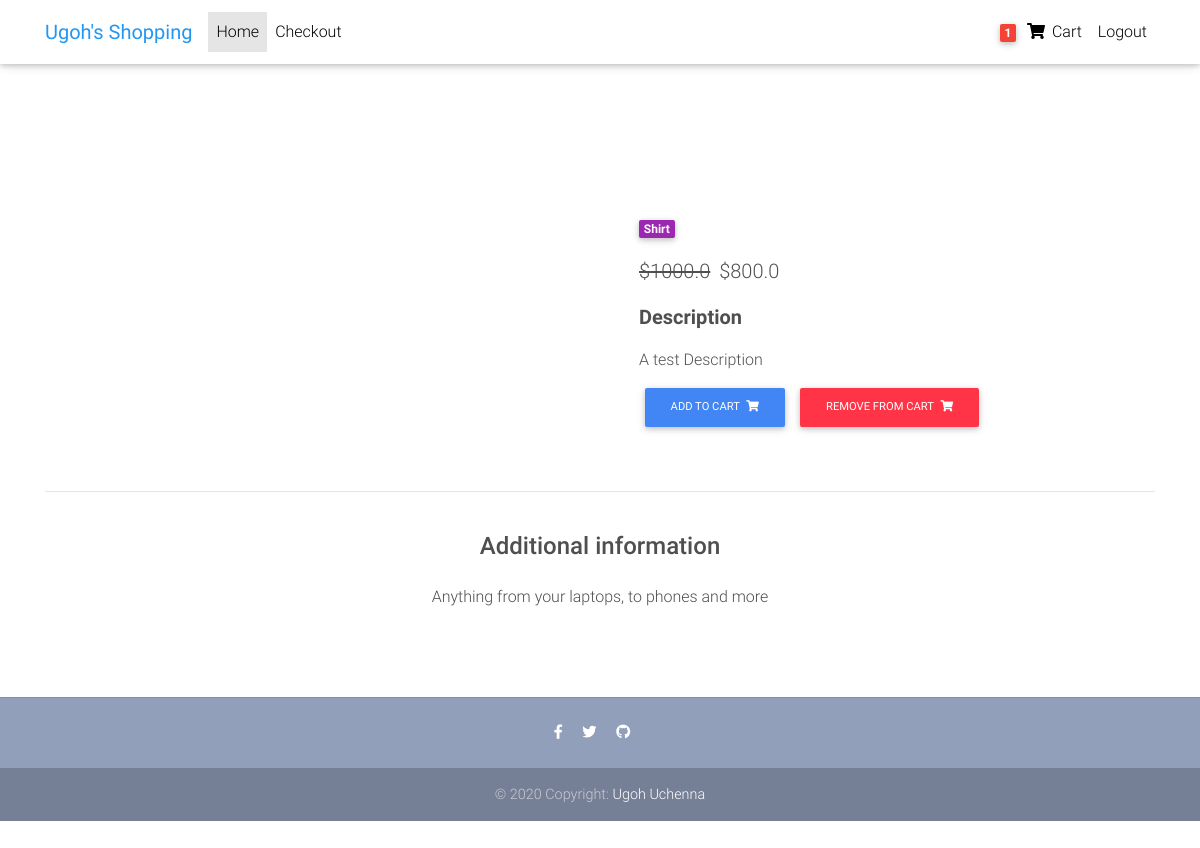
Before: /products/test-product_1 (signed in) with the older database file.
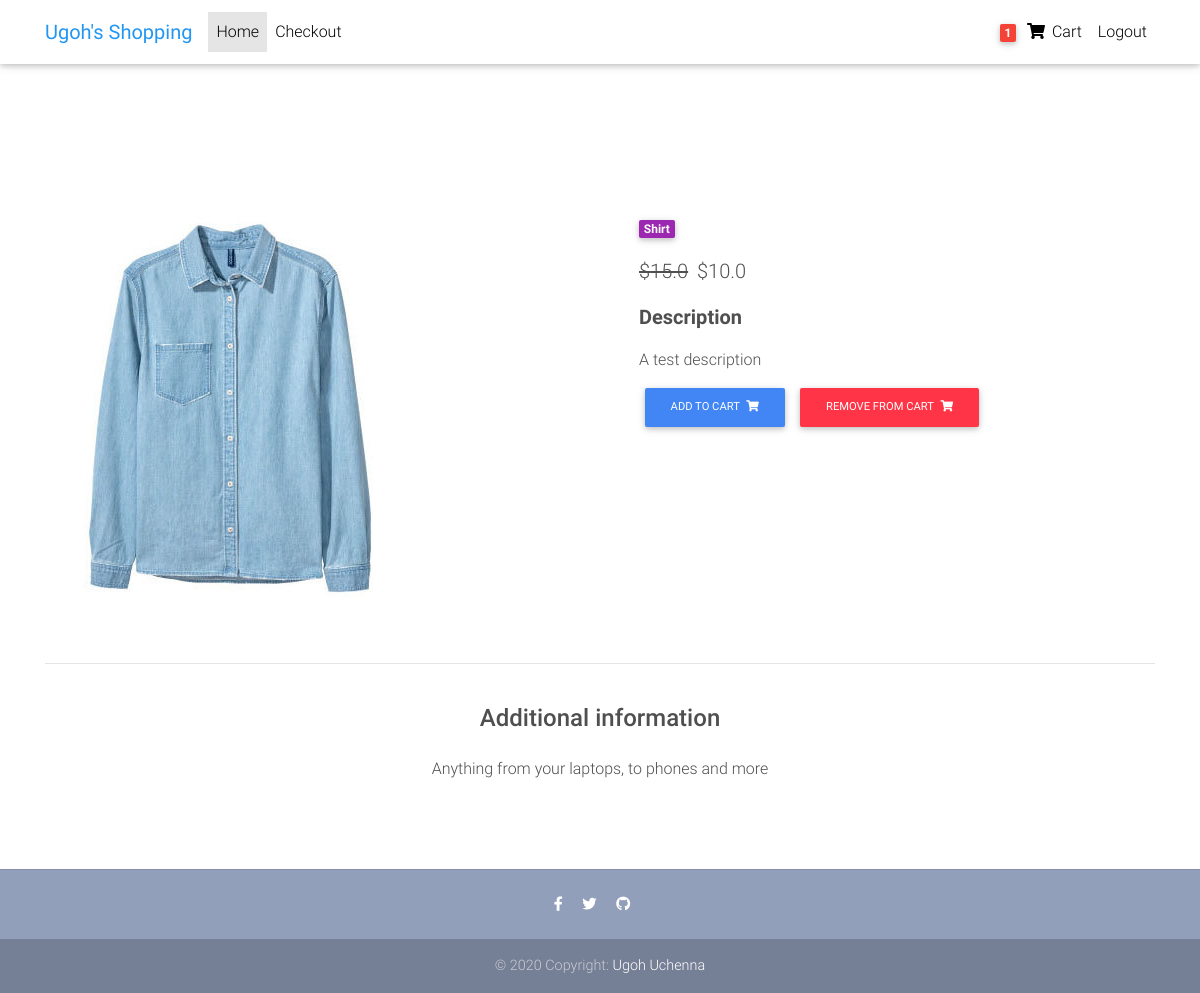
After: the same page with the newer database file.
### core/models.py (models this page shows, shortened)
class Order(models.Model):
  user = models.ForeignKey(User, on_delete=models.CASCADE)
  reference_code = models.CharField(max_length=20, blank=True, null=True)
  items = models.ManyToManyField(OrderItem)
  start_date = models.DateTimeField(auto_now_add=True)
  ordered_date = models.DateTimeField()
  ordered = models.BooleanField(default=False)
  shipping_address = models.ForeignKey(Address, related_name='shipping_address', on_delete=models.SET_NULL, blank=True, null=True)
  billing_address = models.ForeignKey(Address, related_name='billing_address', on_delete=models.SET_NULL, blank=True, null=True)
  payment = models.ForeignKey(Payment, on_delete=models.SET_NULL, blank=True, null=True)
  coupon = models.ForeignKey(Coupon, on_delete=models.SET_NULL, blank=True, null=True)
  being_delivered = models.BooleanField(default=False)
  recieved = models.BooleanField(default=False)
  refund_requested = models.BooleanField(default=False)
  refund_granted = models.BooleanField(default=False)

class Item(models.Model):
  title = models.CharField(max_length=100)
  price = models.FloatField()
  discount_price = models.FloatField(blank=True, null=True)
  category = models.CharField(choices=CATEGORY_CHOICES, max_length=2)
  label = models.CharField(choices=LABEL_CHOICES, max_length=2)
  slug = models.SlugField()
  description = models.TextField()
  image = models.ImageField()
  objects = ItemQuerySet.as_manager()
  def get_add_to_cart_url(self):
    return reverse("add_to_cart", args=[self.slug])
  def get_remove_from_cart_url(self):
    return reverse("remove_from_cart", args=[self.slug])

### core/views.py (the view)
# urls.py: path('products/<slug>', ItemDetailView.as_view(), name='products'),
@method_decorator(login_required, name='dispatch')
class ItemDetailView(DetailView):
  model = Item
  template_name = "core/products.html"

### core/templatetags/cart_template_tags.py (called while the page is built)
@register.filter
def cart_item_count(user):
  if user.is_authenticated:
    qs = Order.objects.filter(user=user, ordered=False)
    if qs.exists():
      return qs[0].items.count()
  return 0

### templates/core/products.html (shortened to what this page needs)
{% extends "base.html" %}
{% block content %}
  <main class="mt-5 pt-4">
    <div class="container dark-grey-text mt-5">
      <div class="row wow fadeIn">
        <div class="col-md-6 mb-4">
          <img src="{{ object.image.url }}" class="img-fluid" alt="">
        </div>
        <div class="col-md-6 mb-4">
          <div class="p-4">
            <div class="mb-3">
              <a href="">
                <span class="badge purple mr-1">{{ object.get_category_display }}</span>
              </a>
            </div>
            <p class="lead">
              {% if object.discount_price %}
              <span class="mr-1">
                <del>${{ object.price }}</del>
              </span>
              <span>${{ object.discount_price }}</span>
              {% else %}
              <span>${{ object.price }}</span>
              {% endif %}
            </p>
            <p class="lead font-weight-bold">Description</p>
            <p>{{ object.description }}</p>
            <a href="{{ object.get_add_to_cart_url }}" class="btn btn-primary btn-md my-0 p" >Add to cart
              <i class="fas fa-shopping-cart ml-1"></i>
            </a>
            <a href="{{ object.get_remove_from_cart_url }}" class="btn btn-danger btn-md my-0 p" >Remove from cart
              <i class="fas fa-shopping-cart ml-1"></i>
            </a>
          </div>
        </div>
      </div>
      <hr>
      <div class="row d-flex justify-content-center wow fadeIn">
        <div class="col-md-6 text-center">
          <h4 class="my-4 h4">Additional information</h4>
          <p>Anything from your laptops, to phones and more</p>
        </div>
      </div>
      <div class="row wow fadeIn">
        <div class="col-lg-4 col-md-12 mb-4">
        </div>
        <div class="col-lg-4 col-md-6 mb-4">
        </div>
        <div class="col-lg-4 col-md-6 mb-4">
        </div>
      </div>
    </div>
  </main>
{% endblock%}

### templates/base.html (shortened to what this page needs)
{% load static %}
<!DOCTYPE html>
<html lang="en">
<head>
  <link rel="stylesheet" href="https://use.fontawesome.com/releases/v5.11.2/css/all.css">
  <link href="{% static 'css/bootstrap.min.css' %}" rel="stylesheet">
  <link href="{% static 'css/mdb.min.css' %}" rel="stylesheet">
  <link href="{% static 'css/style.css' %}" rel="stylesheet">
</head>
{% include "navbar.html" %}
<body>
<div class="mt-5 pt-4">
</div>
  {% block content %}
  {% endblock %}
  {% include "footer.html" %}
</body>
</html>

### templates/navbar.html (shortened to what this page needs)
  {% load cart_template_tags %}
  <nav class="navbar fixed-top navbar-expand-lg navbar-light white scrolling-navbar">
    <div class="container">
      <a class="navbar-brand waves-effect" href="#" target="_blank">
        <strong class="blue-text">Ugoh's Shopping</strong>
      </a>
      <div class="collapse navbar-collapse" id="navbarSupportedContent">
        <ul class="navbar-nav mr-auto">
          <li class="nav-item active">
            <a class="nav-link waves-effect" href="{% url 'home' %}">Home
            </a>
          </li>
          <li class="nav-item">
            <a class="nav-link waves-effect" href="{% url 'checkout' %}"
              target="_blank">Checkout</a>
          </li>
        </ul>
        <ul class="navbar-nav nav-flex-icons">
          {% if user.is_authenticated %}
          <li class="nav-item">
            <a class="nav-link waves-effect" href="{% url 'order_summary' %}">
              <span class="badge red z-depth-1 mr-1">{{ user | cart_item_count }} </span>
              <i class="fas fa-shopping-cart"></i>
              <span class="clearfix d-none d-sm-inline-block"> Cart </span>
            </a>
          </li>
          <li class="nav-item">
            <a class="nav-link waves-effect" href="{% url 'account_logout' %}">
              <span class="clearfix d-none d-sm-inline-block"> Logout </span>
            </a>
          </li>
          {% endif %}
        </ul>
      </div>
    </div>
  </nav>

### templates/footer.html
<footer class="page-footer text-center font-small mt-4 wow fadeIn">
  <hr class="my-4">
  <div class="pb-4">
    <a href="https://www.facebook.com/" target="_blank">
      <i class="fab fa-facebook-f mr-3"></i>
    </a>
    <a href="https://twitter.com/" target="_blank">
      <i class="fab fa-twitter mr-3"></i>
    </a>
    <a href="https://github.com/ugohuche" target="_blank">
      <i class="fab fa-github mr-3"></i>
    </a>
  </div>
  <div class="footer-copyright py-3">
    © 2020 Copyright:
    <a href="#" target="_blank"> Ugoh Uchenna </a>
  </div>
</footer>

### templates/scripts.html (shortened to what this page needs)
  {% load static %}

### static/css/style.css (style rules this page uses)
html, body, .view { height: 100%; }
.page-footer { background-color: #929FBA; }

Changed rows visible on the page:
changed Item "Shirt": image: picture added; price "1000.0" → "15.0"; discount_price "800.0" → "10.0"; description "A test Description" → "A test description"
